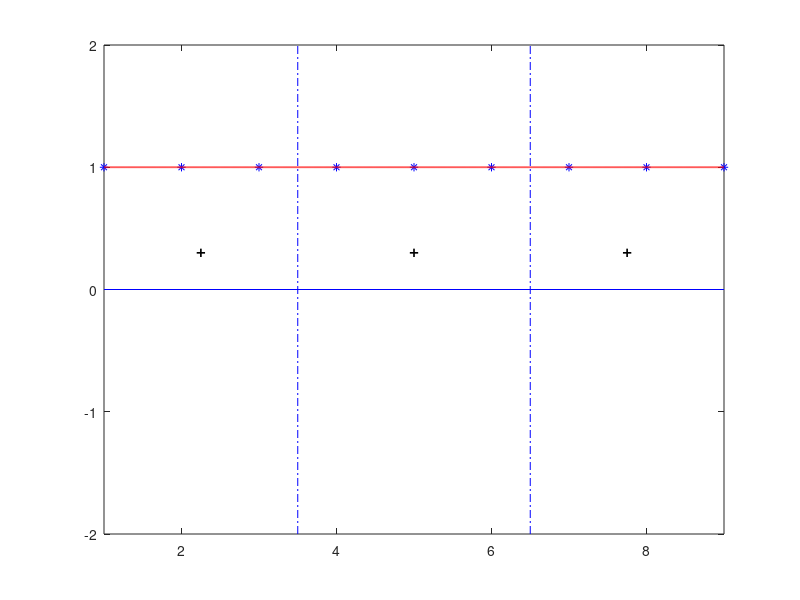
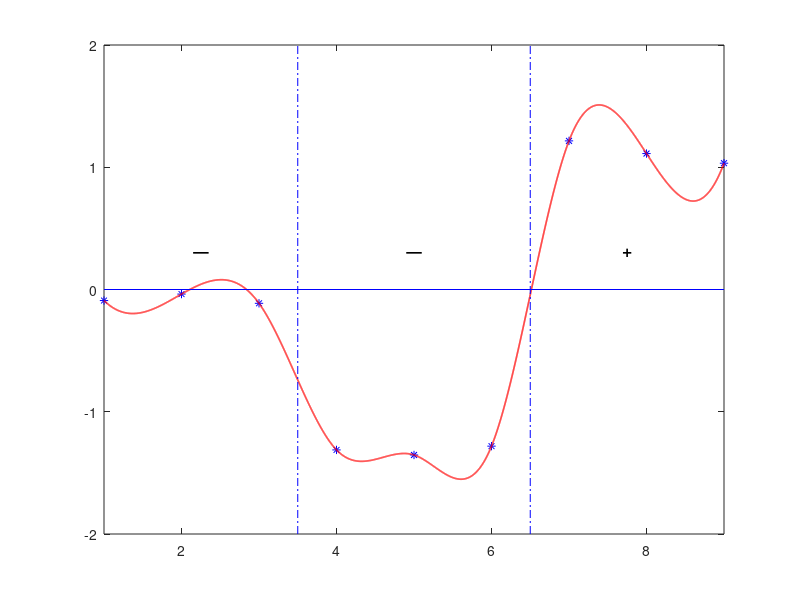
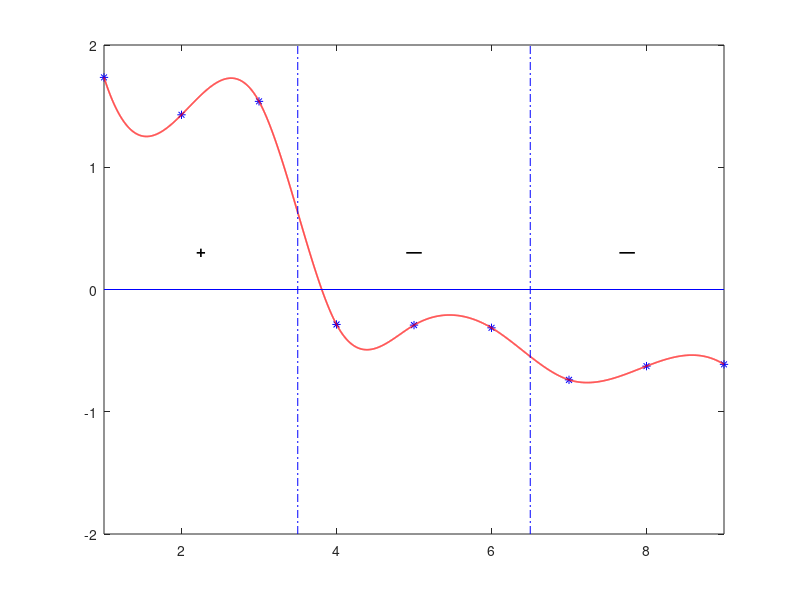
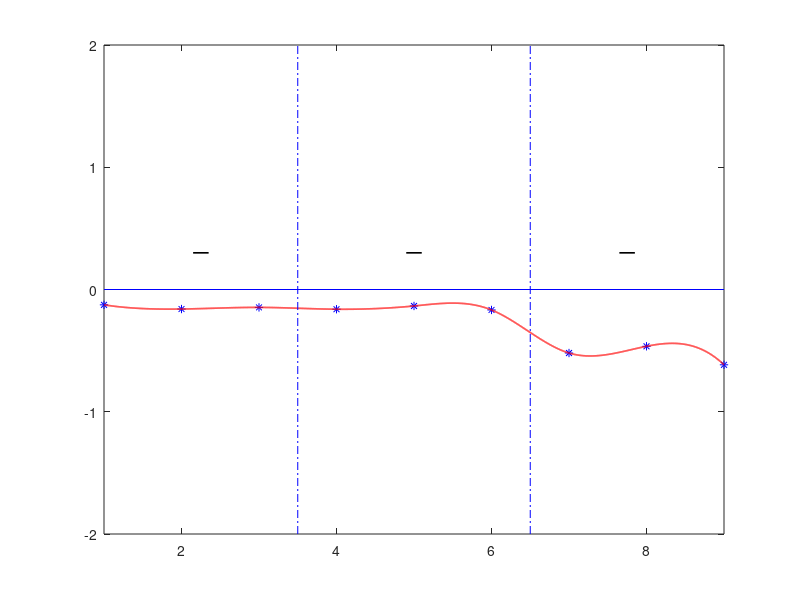

The MATLAB source for these figures, in order: (Note: this script raises an error after producing the figures.)
%stohasticka matrica s tri metastabilna

A=[0.35 0.15 0.5 0 0 0 0 0 0 ;
   0.2 0.75 0.05 0 0 0 0 0 0 ;
   0.3 0.5 0.2 0 0 0 0 0 0 ;
   0 0 0 0.24 0.57 0.19 0 0 0;
   0 0 0 0.32 0.36 0.32 0 0 0;
   0 0 0 0.2 0.7 0.1 0 0 0;
   0 0 0 0 0 0 0.2 0.6 0.2;
   0 0 0 0 0 0 0.2 0.55 0.25;
   0 0 0 0 0 0 0.1 0.85 0.05];
   
%matrica perturbacije, na dijagonalnim blokovima uniformno na (-1,1) okolo na (0,1)
E=rand(9,9);
for i=1:3
  E((i-1)*3+1:i*3,(i-1)*3+1:i*3)=-1+2*rand(3,3);
end

%perturbiramo A sa E i vratimo ju na stohasticku
eps=0.5*1e-1;
M=A+eps*E;

for i=1:9
  M(i,:)=M(i,:)/sum(M(i,:));
end

%svojstveni vektori i vrijednosti od M, prikazani graficki

[V,S,W]=eig(M);
V=(1/V(1,1))*V;
x=[1:9];
xi=[x(1):0.001:x(end)];
for i=1:3
  figure
  plot(x,V(:,i),'b*');
  vid=interp1(x,V(:,i),xi,'spline');
  hold on
  plot(xi,vid,'r','linewidth',1.2);
  line([1,9],[0,0],'color','b');
  line([3.5,3.5],[-2,2],'color','b','linestyle','-.');
  line([6.5,6.5],[-2,2],'color','b','linestyle','-.');
  if i==1
   plot(2.25,0.3,'+k','linewidth',1.2);
   plot(5,0.3,'+k','linewidth',1.2);
   plot(7.75,0.3,'+k','linewidth',1.2);
  
  else 
    if V(1,i)<0
      line([2.15,2.35],[0.3,0.3],'color','k','linewidth',1.2);
    else
      plot(2.25,0.3,'+k','linewidth',1.2);
    end
    if V(4,i)<0
      line([4.9,5.1],[0.3,0.3],'color','k','linewidth',1.2);
    else
      plot(5,0.3,'+k','linewidth',1.2);
    end
    if V(7,i)<0
      line([7.65,7.85],[0.3,0.3],'color','k','linewidth',1.2);
    else
      plot(7.75,0.3,'+k','linewidth',1.2);  
    end
  end
  
  axis([1,9,-2,2]);
  ime=strcat("sv_vek_",mat2str(i));
  saveas(i,ime,'jpg');
end



%ista stvar ali sa singularnim vektorima


[U,D,UU]=svd(M);
for i=1:3
  figure
  plot(x,U(:,i),'b*');
  vid=interp1(x,U(:,i),xi,'spline');
  hold on
  plot(xi,vid,'r','linewidth',1.2);
  line([1,9],[0,0],'color','b');
  line([3.5,3.5],[-2,2],'color','b','linestyle','-.');
  line([6.5,6.5],[-2,2],'color','b','linestyle','-.');
  
  if U(1,i)<0
      line([2.15,2.35],[0.3,0.3],'color','k','linewidth',1.2);
  else
      plot(2.25,0.3,'+k','linewidth',1.2);
  end
  if U(4,i)<0
      line([4.9,5.1],[0.3,0.3],'color','k','linewidth',1.2);
  else
      plot(5,0.3,'+k','linewidth',1.2);
  end
  if U(7,i)<0
      line([7.65,7.85],[0.3,0.3],'color','k','linewidth',1.2);
  else
      plot(7.75,0.3,'+k','linewidth',1.2);  
  end
  
  axis([1,9,-2,2]);
  ime=strcat("sing_vek_",mat2str(i));
  saveas(i+3,ime,'jpg');
end


%ispermutiram A, i na njoj testiram kod. Prikazujem pocetnu A, njenu permutaciju i rezultat algoritma graficki

figure
imagesc(M);
colormap(flipud(hot));
colorbar;
ime="M_prije";
saveas(7,ime,'jpg');

Perm=eye(9);
Perm=Perm(randperm(9),:);
M_permutirana=Perm*M*Perm';

figure
imagesc(M_permutirana);
colormap(flipud(hot));
colorbar;
ime="M_permutirana";
saveas(8,ime,'jpg');

[m,n,P]=SVD_metastable(M_permutirana,9,1,9,0.7,0,0,eye(9));

M_poslije=P*M_permutirana*P';

figure
imagesc(M_poslije);
colormap(flipud(hot));
colorbar;
ime="M_poslije";
saveas(9,ime,'jpg');

figure
e=eig(M);
s=sort(abs(e),'descend');
plot(1:9,s(1:9),'.b','MarkerSize',10);
axis([0,10,0,1]);
ime="sv_vr_M";
saveas(10,ime,'jpg');

figure
e=diag(D);
s=sort(abs(e),'descend');
plot(1:9,s(1:9),'.b','MarkerSize',10);
axis([0,10,s(9)-0.1,s(1)+0.1]);
ime="sing_vr_M";
saveas(11,ime,'jpg');

C=coupling_matrix(M_poslije,n,m);
